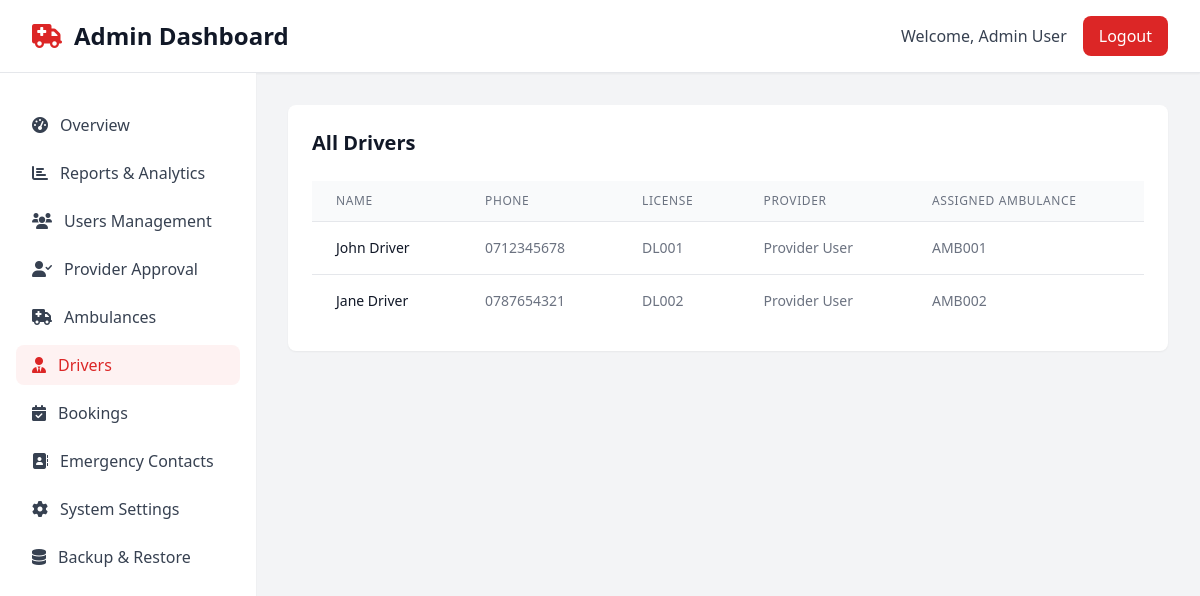
Screenshot of /admin/drivers.php (signed in) with the database file from the repository.
### tables this page shows
CREATE TABLE IF NOT EXISTS drivers (
    id INT AUTO_INCREMENT PRIMARY KEY,
    provider_id INT NOT NULL,
    ambulance_id INT,
    fullname VARCHAR(100) NOT NULL,
    phone VARCHAR(20) NOT NULL,
    license_number VARCHAR(50) NOT NULL,
    status ENUM('active', 'inactive') DEFAULT 'active',
    created_at TIMESTAMP DEFAULT CURRENT_TIMESTAMP,
    FOREIGN KEY (provider_id) REFERENCES users(id) ON DELETE CASCADE,
    FOREIGN KEY (ambulance_id) REFERENCES ambulances(id) ON DELETE SET NULL
);

CREATE TABLE IF NOT EXISTS users (
    id INT AUTO_INCREMENT PRIMARY KEY,
    fullname VARCHAR(100) NOT NULL,
    email VARCHAR(100) NOT NULL UNIQUE,
    phone VARCHAR(20) NOT NULL,
    account_type ENUM('user', 'provider', 'admin') NOT NULL,
    password VARCHAR(255) NOT NULL,
    otp VARCHAR(6) DEFAULT NULL,
    otp_timestamp TIMESTAMP NULL,
    is_active BOOLEAN DEFAULT TRUE,
    email_verified BOOLEAN DEFAULT FALSE,
    is_approved BOOLEAN DEFAULT TRUE,
    rejection_reason TEXT NULL,
    created_at TIMESTAMP DEFAULT CURRENT_TIMESTAMP,
    updated_at TIMESTAMP DEFAULT CURRENT_TIMESTAMP ON UPDATE CURRENT_TIMESTAMP
);

CREATE TABLE IF NOT EXISTS ambulances (
    id INT AUTO_INCREMENT PRIMARY KEY,
    provider_id INT NOT NULL,
    vehicle_number VARCHAR(20) NOT NULL,
    vehicle_type VARCHAR(50) NOT NULL,
    status ENUM('available', 'busy', 'maintenance') DEFAULT 'available',
    created_at TIMESTAMP DEFAULT CURRENT_TIMESTAMP,
    FOREIGN KEY (provider_id) REFERENCES users(id) ON DELETE CASCADE
);

### admin/drivers.php (the view, shortened to what this page needs)
<?php
include '../config.php';
$drivers = $conn->query("SELECT d.*, u.fullname as provider_name, a.vehicle_number FROM drivers d JOIN users u ON d.provider_id = u.id LEFT JOIN ambulances a ON d.ambulance_id = a.id ORDER BY d.created_at DESC");
include '../includes/header.php';
include '../includes/sidebar.php';
?>
        <main class="flex-1 p-8">
            <section class="mb-8">
                <div class="bg-white rounded-lg shadow-sm p-6">
                    <h2 class="text-xl font-semibold text-gray-900 mb-6">All Drivers</h2>
                    <div class="overflow-x-auto">
                        <table class="min-w-full divide-y divide-gray-200">
                            <thead class="bg-gray-50">
                                <tr>
                                    <th class="px-6 py-3 text-left text-xs font-medium text-gray-500 uppercase tracking-wider">Name</th>
                                    <th class="px-6 py-3 text-left text-xs font-medium text-gray-500 uppercase tracking-wider">Phone</th>
                                    <th class="px-6 py-3 text-left text-xs font-medium text-gray-500 uppercase tracking-wider">License</th>
                                    <th class="px-6 py-3 text-left text-xs font-medium text-gray-500 uppercase tracking-wider">Provider</th>
                                    <th class="px-6 py-3 text-left text-xs font-medium text-gray-500 uppercase tracking-wider">Assigned Ambulance</th>
                                </tr>
                            </thead>
                            <tbody class="bg-white divide-y divide-gray-200">
                                <?php if ($drivers->num_rows > 0): ?>
                                    <?php while ($driver = $drivers->fetch_assoc()): ?>
                                    <tr>
                                        <td class="px-6 py-4 whitespace-nowrap text-sm font-medium text-gray-900"><?php echo htmlspecialchars($driver['fullname']); ?></td>
                                        <td class="px-6 py-4 whitespace-nowrap text-sm text-gray-500"><?php echo htmlspecialchars($driver['phone']); ?></td>
                                        <td class="px-6 py-4 whitespace-nowrap text-sm text-gray-500"><?php echo htmlspecialchars($driver['license_number']); ?></td>
                                        <td class="px-6 py-4 whitespace-nowrap text-sm text-gray-500"><?php echo htmlspecialchars($driver['provider_name']); ?></td>
                                        <td class="px-6 py-4 whitespace-nowrap text-sm text-gray-500"><?php echo htmlspecialchars($driver['vehicle_number'] ?? 'Not assigned'); ?></td>
                                    </tr>
                                    <?php endwhile; ?>
                                <?php else: ?>
                                    <tr>
                                        <td colspan="5" class="px-6 py-4 text-center text-gray-500">No drivers found</td>
                                    </tr>
                                <?php endif; ?>
                            </tbody>
                        </table>
                    </div>
                </div>
            </section>
        </main>
<?php include '../includes/footer.php'; ?>

### rows the page displays
drivers: fullname "John Driver", phone "0712345678", license_number "DL001", provider.fullname "Provider User", ambulance.vehicle_number "AMB001"
drivers: fullname "Jane Driver", phone "0787654321", license_number "DL002", provider.fullname "Provider User", ambulance.vehicle_number "AMB002"

### other values shown
$dashboard_type "Admin"
$_SESSION['fullname'] "Admin User"
